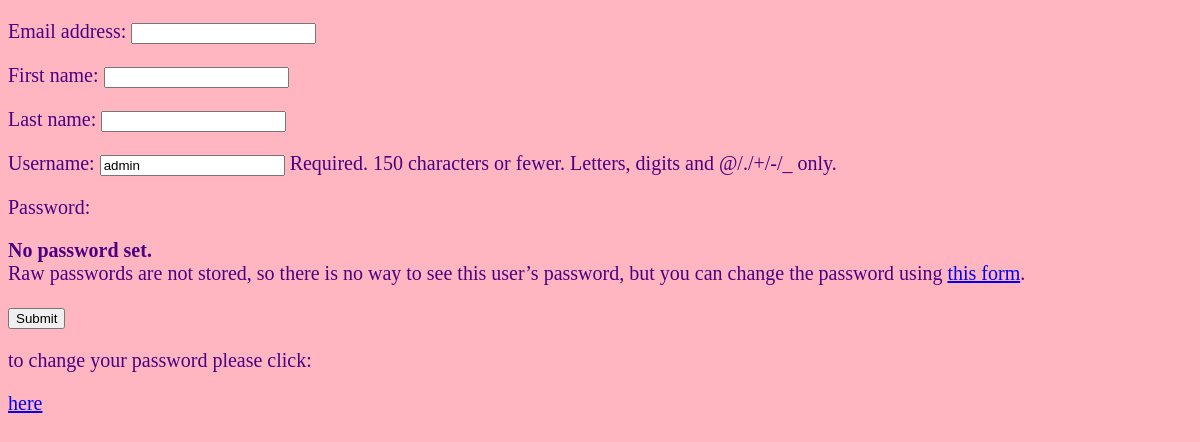
The page /useradmin/show/1/edit/ (signed in) on the database as committed earlier.
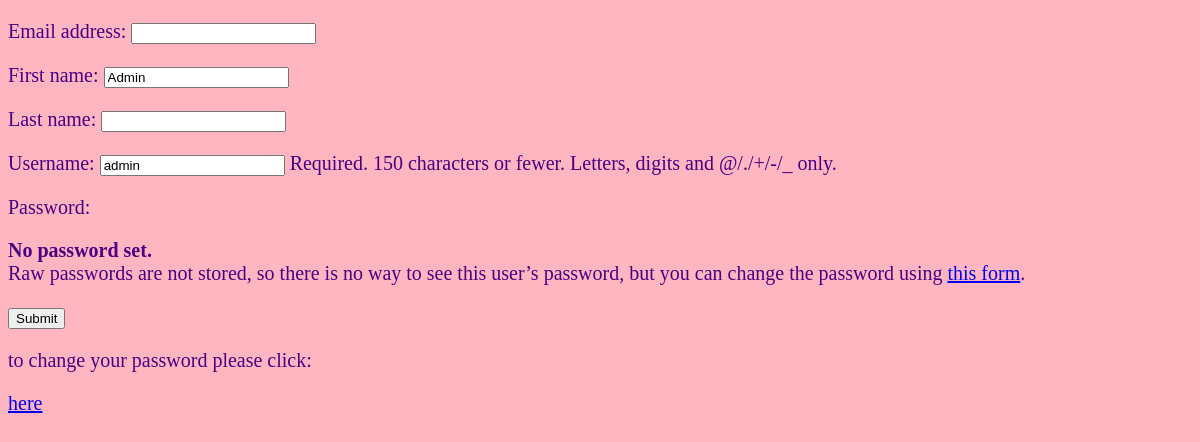
The same page on the database as committed later.
### Useradmin/models.py (models this page shows, shortened)
class MyUser(AbstractUser):
    profile_picture = models.ImageField(upload_to='profile_pictures/', blank=True, null=True)
    is_manager = models.BooleanField(default=False)

### Useradmin/views.py (the view)
# urls.py: path('show/<int:pk>/edit/', views.update_user, name='change-user-detail'),
def update_user(request, **kwargs):
    myuser_id = kwargs['pk']
    if request.method == 'POST':
        userForm = EditProfileForm(request.POST, instance=request.user)
        userForm.instance.user = request.user
        if userForm.is_valid():
            userForm.save()
        else:
            pass
            print(userForm.errors)
        return redirect('home')
    else:  # request.method == 'GET'
        print("I am in GET")
        userForm = EditProfileForm(instance=request.user)
        context = {'form': userForm}
        return render(request, 'change-user-detail.html', context)

### Useradmin/forms.py
class EditProfileForm(UserChangeForm):
    class Meta:
        model = MyUser
        fields = (
            'email',
            'first_name',
            'last_name',
            'username',
        )

### Useradmin/templates/change-user-detail.html (shortened to what this page needs)
{% extends 'base.html' %}
{% load static %}
{% block css %}
    <link rel="stylesheet" type="text/css" href="{% static 'css/home_style.css' %}">
{% endblock %}
{% block content %}
   <form method="post">
        {{ form.as_p }}
        <button type="submit">Submit</button>
   </form>
 <p> to change your password please click: </p>
     <p><a href="{% url 'change-password' %}">here</a></p>
    <br>
{% endblock %}

Rows that differ between the two databases and show on the page:
changed MyUser "admin": first_name (not shown) → "Admin"
